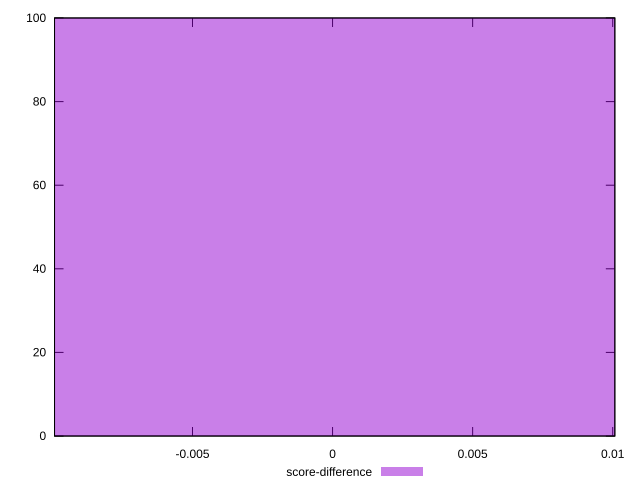

This figure's gnuplot source:
reset

$scoreDifference <<EOF
0 100
EOF

set key outside below
set boxwidth 0.1
set xrange [-0.009924629286536249:0.010075370713463752]
set yrange [0:100]
set trange [0:100]
set style fill transparent solid 0.5 noborder
set terminal svg size 640, 490 enhanced background rgb 'white'
set output "report_00008_2021-01-22T20:58:29.167/uses-long-cache-ttl/samples/pages+cached+noexternal+nocss/score-difference/histogram.svg"

plot $scoreDifference title "score-difference" with boxes

reset
